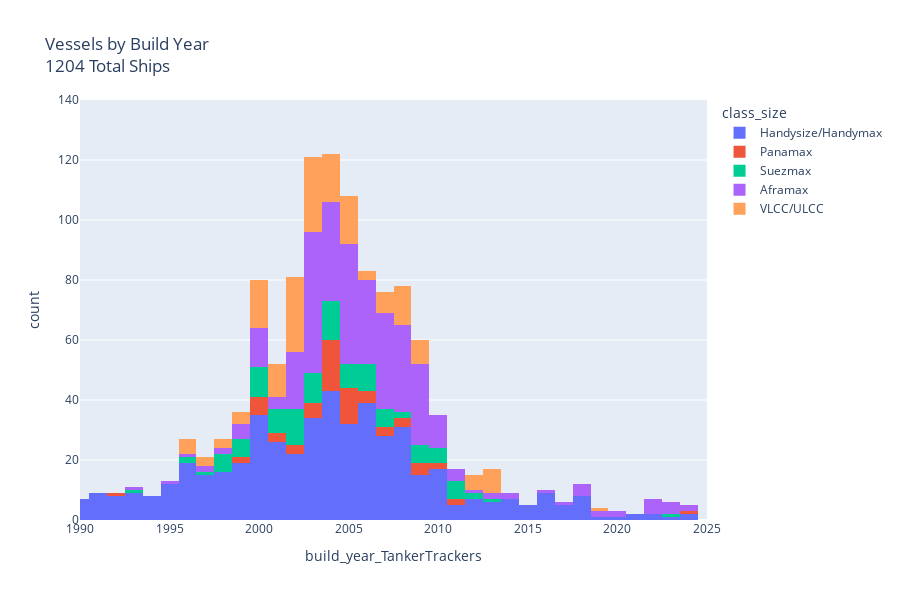

This figure's notebook cell:
### Code cell
fig = px.histogram(df, x="build_year_TankerTrackers", color="class_size", nbins=100, title=f"Vessels by Build Year <br>"
                                                                            f"{df.shape[0]} Total Ships")
fig.update_layout(width=900, height=600)
fig.update_layout(
    xaxis=dict(range=[1990, 2025]),  # Sets x-axis range
    yaxis=dict(range=[0, 140])  # Sets -axis range
)

fig.show()
fig.write_html("all_ships_year_interactive_plot.html")

### Figure 1 — Plotly figure (JSON) as saved in the notebook; plotly's stock layout.template omitted (floating-point values rounded to 4 significant figures; data arrays with more than 128 entries replaced by an {"elided": "..."} marker saying what was removed)
{"data": [{"bingroup": "x", "hovertemplate": "class_size=Handysize/Handymax<br>build_year_TankerTrackers=%{x}<br>count=%{y}<extra></extra>", "legendgroup": "Handysize/Handymax", "marker": {"color": "#636efa", "pattern": {"shape": ""}}, "name": "Handysize/Handymax", "nbinsx": 100, "orientation": "v", "showlegend": true, "type": "histogram", "x": {"elided": "526 int values"}, "xaxis": "x", "yaxis": "y"}, {"bingroup": "x", "hovertemplate": "class_size=Panamax<br>build_year_TankerTrackers=%{x}<br>count=%{y}<extra></extra>", "legendgroup": "Panamax", "marker": {"color": "#EF553B", "pattern": {"shape": ""}}, "name": "Panamax", "nbinsx": 100, "orientation": "v", "showlegend": true, "type": "histogram", "x": [1992, 1999, 2000, 2000, 2000, 2000, 2000, 1999, 2002, 2001, 2001, 2000, 2001, 2002, 2002, 2003, 2003, 2004, 2004, 2003, 2003, 2005, 2003, 2004, 2004, 2004, 2004, 2004, 2004, 2004, 2004, 2004, 2004, 2004, 2004, 2004, 2004, 2005, 2004, 2005, 2005, 2005, 2005, 2005, 2006, 2005, 2005, 2005, 2005, 2006, 2005, 2007, 2007, 2006, 2010, 2010, 2007, 2006, 2008, 2008, 2009, 2008, 2009, 2009, 2009, 2011, 2011, 2024], "xaxis": "x", "yaxis": "y"}, {"bingroup": "x", "hovertemplate": "class_size=Suezmax<br>build_year_TankerTrackers=%{x}<br>count=%{y}<extra></extra>", "legendgroup": "Suezmax", "marker": {"color": "#00cc96", "pattern": {"shape": ""}}, "name": "Suezmax", "nbinsx": 100, "orientation": "v", "showlegend": true, "type": "histogram", "x": [1993, 1996, 1996, 1997, 1998, 1998, 1998, 1998, 1999, 1998, 2000, 2000, 1999, 1999, 2000, 1999, 1998, 1999, 2000, 2000, 2000, 2001, 1999, 2000, 2000, 2001, 2000, 2000, 2001, 2001, 2001, 2002, 2002, 2002, 2001, 2002, 2002, 2002, 2002, 2003, 2002, 2003, 2003, 2003, 2002, 2003, 2003, 2002, 2003, 2004, 2003, 2005, 2001, 2001, 2002, 2002, 2003, 2004, 2004, 2004, 2003, 2004, 2004, 2004, 2004, 2004, 2004, 2004, 2005, 2005, 2004, 2004, 2005, 2005, 2006, 2006, 2006, 2005, 2005, 2006, 2007, 2006, 2006, 2005, 2007, 2007, 2006, 2006, 2006, 2007, 2007, 2008, 2008, 2009, 2007, 2010, 2009, 2009, 2009, 2010, 2011, 2010, 2009, 2010, 2009, 2010, 2011, 2011, 2011, 2011, 2013, 2011, 2012, 2012, 2023], "xaxis": "x", "yaxis": "y"}, {"bingroup": "x", "hovertemplate": "class_size=Aframax<br>build_year_TankerTrackers=%{x}<br>count=%{y}<extra></extra>", "legendgroup": "Aframax", "marker": {"color": "#ab63fa", "pattern": {"shape": ""}}, "name": "Aframax", "nbinsx": 100, "orientation": "v", "showlegend": true, "type": "histogram", "x": {"elided": "325 int values"}, "xaxis": "x", "yaxis": "y"}, {"bingroup": "x", "hovertemplate": "class_size=VLCC/ULCC<br>build_year_TankerTrackers=%{x}<br>count=%{y}<extra></extra>", "legendgroup": "VLCC/ULCC", "marker": {"color": "#FFA15A", "pattern": {"shape": ""}}, "name": "VLCC/ULCC", "nbinsx": 100, "orientation": "v", "showlegend": true, "type": "histogram", "x": {"elided": "169 int values"}, "xaxis": "x", "yaxis": "y"}], "layout": {"barmode": "relative", "height": 600, "legend": {"title": {"text": "class_size"}, "tracegroupgap": 0}, "title": {"text": "Vessels by Build Year <br>1204 Total Ships"}, "width": 900, "xaxis": {"anchor": "y", "domain": [0, 1], "range": [1990, 2025], "title": {"text": "build_year_TankerTrackers"}}, "yaxis": {"anchor": "x", "domain": [0, 1], "range": [0, 140], "title": {"text": "count"}}}}
